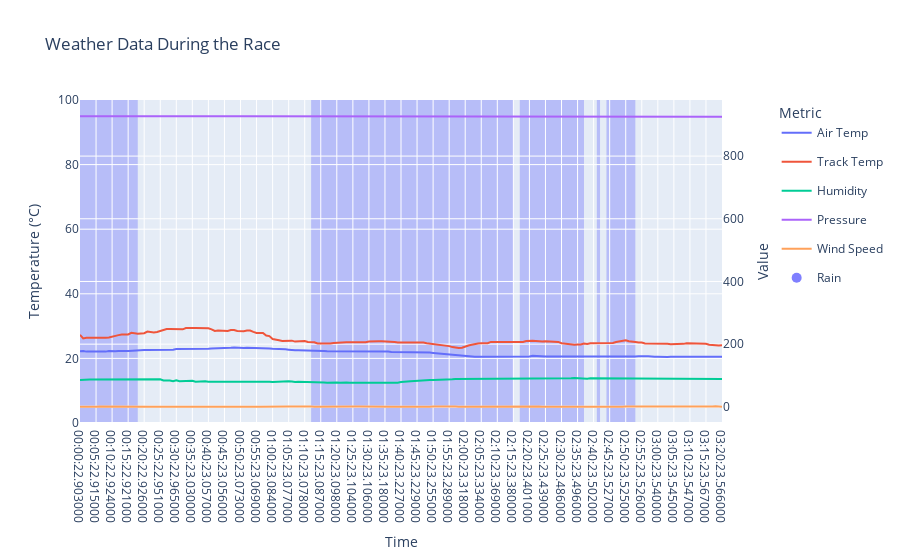

Notebook source saved alongside this figure:
### Markdown cell above
As if the track weren't challenging enough, the GP Brazil is also known for difficult weather conditions. Sao Paulo is characterized by subtropical climate conditions and november is typically the start of summer there. [This leads into an average amount of precipitation of 145l/m² or in simple words: It's raining a lot. Furthermore the average temperature lays between 15,6°C and 24,9°C in this period while the average relative humidity is around 73.7%](https://en.wikipedia.org/wiki/S%C3%A3o_Paulo#cite_ref-NCB-1931-1960_83-0).

The next chart shows the weather conditions for the GP Brazil 2024. Almost half of the race was driven while raining. The temperature was between 23°C at the beginning of the race and 20°C at the end, whereas the track temperature layed between 29,5°C at driest phase of the race and 23,3°C when it was raining.

### Code cell
from plotly.subplots import make_subplots

# Convert the Time column to a string format for plotting
weather_data_str_time = race.weather_data.copy()
weather_data_str_time['Time_str'] = weather_data_str_time['Time'].apply(lambda x: str(x).split(' ')[-1]) # Extract HH:MM:SS


# Create subplots with multiple y-axes
weather_fig = make_subplots(specs=[[{"secondary_y": True}]])

# Add traces for each weather metric
weather_fig.add_trace(
    go.Scatter(x=weather_data_str_time['Time_str'], y=weather_data_str_time['AirTemp'], name='Air Temp'),
    secondary_y=False,
)

weather_fig.add_trace(
    go.Scatter(x=weather_data_str_time['Time_str'], y=weather_data_str_time['TrackTemp'], name='Track Temp'),
    secondary_y=False,
)

weather_fig.add_trace(
    go.Scatter(x=weather_data_str_time['Time_str'], y=weather_data_str_time['Humidity'], name='Humidity'),
    secondary_y=True,
)

weather_fig.add_trace(
    go.Scatter(x=weather_data_str_time['Time_str'], y=weather_data_str_time['Pressure'], name='Pressure'),
    secondary_y=True,
)

weather_fig.add_trace(
    go.Scatter(x=weather_data_str_time['Time_str'], y=weather_data_str_time['WindSpeed'], name='Wind Speed'),
    secondary_y=True,
)

# Update layout to ensure y-axis range is set
weather_fig.update_layout(
    title='Weather Data During the Race',
    xaxis_title='Time', # Keep Time as x-axis title
    legend_title='Metric'
)

weather_fig.update_yaxes(title_text="Temperature (°C)", secondary_y=False)
weather_fig.update_yaxes(title_text="Value", secondary_y=True)

# Get the y-axis range after adding traces and updating layout
y_range_primary = weather_fig.layout.yaxis.range


# Add shading to indicate rain
# Find the start and end times of consecutive rain periods
rain_periods_str_time = weather_data_str_time[weather_data_str_time['Rainfall'] == True].copy()
if not rain_periods_str_time.empty:
    # Identify consecutive rain periods based on original Time difference
    rain_periods_str_time['rain_group'] = (rain_periods_str_time['Time'].diff() > pd.Timedelta(seconds=65)).cumsum()
    for group_id, group_df in rain_periods_str_time.groupby('rain_group'):
        start_time_str = group_df['Time_str'].min()
        end_time_str = group_df['Time_str'].max()

        # Use a default range if the actual range is still None
        y0_val = y_range_primary[0] if y_range_primary is not None else 0
        y1_val = y_range_primary[1] if y_range_primary is not None else 100 # Assuming a reasonable default max value


        weather_fig.add_shape(
            type="rect",
            x0=start_time_str,
            y0=y0_val,  # Start at the bottom of the primary y-axis
            x1=end_time_str,
            y1=y1_val,  # End at the top of the primary y-axis
            fillcolor="blue",
            opacity=0.2,
            layer="below",
            line_width=0,
        )
    # Add a single legend entry for "Rain"
    weather_fig.add_trace(go.Scatter(
        x=[None], y=[None], # Invisible trace
        mode='markers',
        marker=dict(size=10, color="blue", opacity=0.5),
        legendgroup='Rain',
        showlegend=True,
        name='Rain'
    ))


weather_fig.show()

### Figure 1 — Plotly figure (JSON) as saved in the notebook; plotly's stock layout.template omitted (floating-point values rounded to 4 significant figures; data arrays with more than 128 entries replaced by an {"elided": "..."} marker saying what was removed)
{"data": [{"name": "Air Temp", "type": "scatter", "x": {"elided": "201 str values"}, "xaxis": "x", "y": {"elided": "201 float values"}, "yaxis": "y"}, {"name": "Track Temp", "type": "scatter", "x": {"elided": "201 str values"}, "xaxis": "x", "y": {"elided": "201 float values"}, "yaxis": "y"}, {"name": "Humidity", "type": "scatter", "x": {"elided": "201 str values"}, "xaxis": "x", "y": {"elided": "201 float values"}, "yaxis": "y2"}, {"name": "Pressure", "type": "scatter", "x": {"elided": "201 str values"}, "xaxis": "x", "y": {"elided": "201 float values"}, "yaxis": "y2"}, {"name": "Wind Speed", "type": "scatter", "x": {"elided": "201 str values"}, "xaxis": "x", "y": {"elided": "201 float values"}, "yaxis": "y2"}, {"legendgroup": "Rain", "marker": {"color": "blue", "opacity": 0.5, "size": 10}, "mode": "markers", "name": "Rain", "showlegend": true, "type": "scatter", "x": [null], "y": [null]}], "layout": {"legend": {"title": {"text": "Metric"}}, "shapes": [{"fillcolor": "blue", "layer": "below", "line": {"width": 0}, "opacity": 0.2, "type": "rect", "x0": "00:00:22.903000", "x1": "00:18:22.926000", "y0": 0, "y1": 100}, {"fillcolor": "blue", "layer": "below", "line": {"width": 0}, "opacity": 0.2, "type": "rect", "x0": "00:21:22.912000", "x1": "00:21:22.912000", "y0": 0, "y1": 100}, {"fillcolor": "blue", "layer": "below", "line": {"width": 0}, "opacity": 0.2, "type": "rect", "x0": "01:12:23.081000", "x1": "02:15:23.380000", "y0": 0, "y1": 100}, {"fillcolor": "blue", "layer": "below", "line": {"width": 0}, "opacity": 0.2, "type": "rect", "x0": "02:17:23.395000", "x1": "02:37:23.497000", "y0": 0, "y1": 100}, {"fillcolor": "blue", "layer": "below", "line": {"width": 0}, "opacity": 0.2, "type": "rect", "x0": "02:41:23.510000", "x1": "02:42:23.557000", "y0": 0, "y1": 100}, {"fillcolor": "blue", "layer": "below", "line": {"width": 0}, "opacity": 0.2, "type": "rect", "x0": "02:44:23.522000", "x1": "02:53:23.527000", "y0": 0, "y1": 100}], "title": {"text": "Weather Data During the Race"}, "xaxis": {"anchor": "y", "domain": [0, 0.94], "title": {"text": "Time"}}, "yaxis": {"anchor": "x", "domain": [0, 1], "title": {"text": "Temperature (°C)"}}, "yaxis2": {"anchor": "x", "overlaying": "y", "side": "right", "title": {"text": "Value"}}}}
